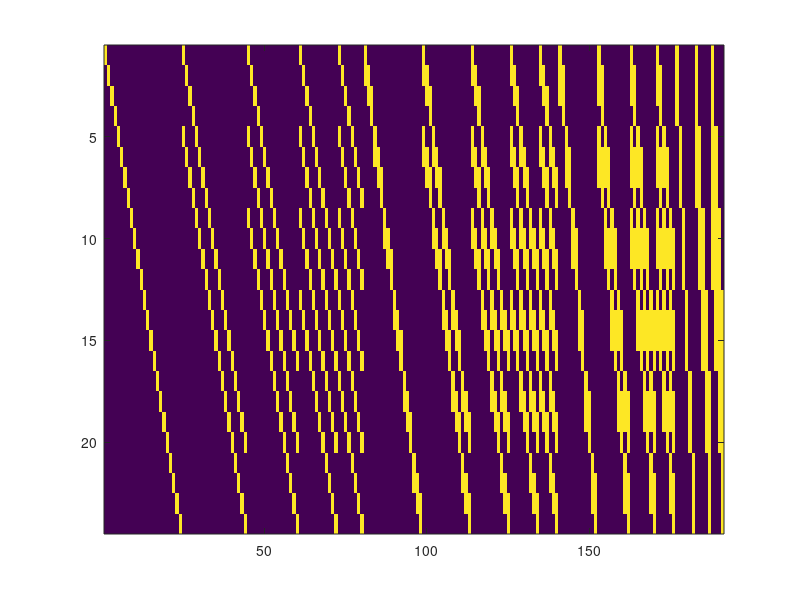
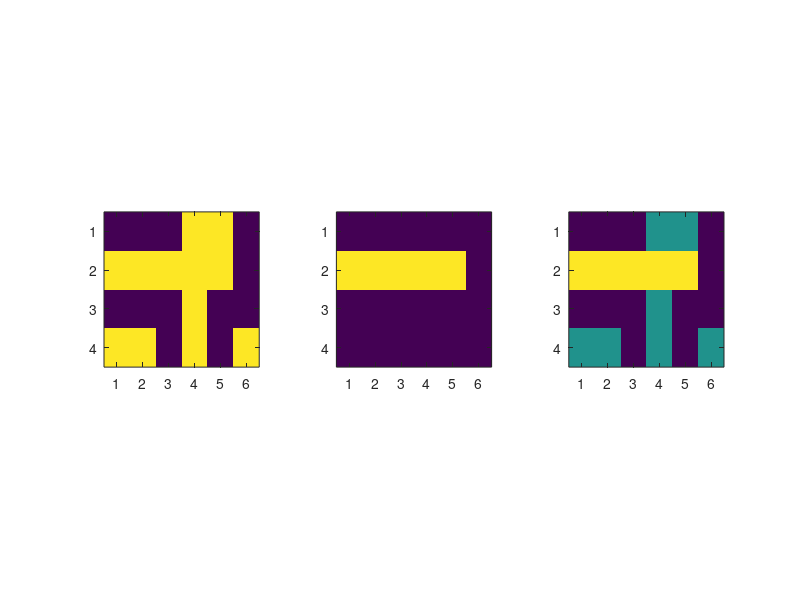

The MATLAB source for these figures, in order:
function eric_said2

%keyboard; 
% It is challenging to avoide O(N^2)...
% My first try. 


%%% Initial Matrix
m = 4
n = 6

A = round(rand(m,n));


m_max = max(sum(A,1))
n_max = max(sum(A,2))
p_rec_max = sum(sum(A))

a_vec = A(:);

mask_stack_unique = [];
mask_stack = [];
for i1 = 1:m_max
    for i2 = 1:n_max
        Mask = zeros(m,n);
        Mask([1:i1],[1:i2]) = 1;

        if sum(sum(Mask)) > p_rec_max || sum(sum(Mask)) > m_max * n_max
            break
        else

            mask = Mask(:);
            mask_stack_unique = [mask_stack_unique, mask];
            mask_stack = [mask_stack, mask];
            mask_shift = mask;
            wrap_line = i1;
            for i3 = 1:n*m
                mask_shift([2:end]) = mask_shift([1:end-1]);
                mask_shift(1) = 0;
                
                if rem(i3,m) + i1 <= m %&& %rem(i3,m) ~= 0
                    mask_stack = [mask_stack, mask_shift];
                end
                if mask_shift(end) == 1
                    break
                end
             
            end
        end
    end
end

figure(1)
imagesc(mask_stack)

rect_eval1 = a_vec' * mask_stack;
loc1 = find(rect_eval1 == sum(mask_stack,1));
rect_eval2 = rect_eval1(find(rect_eval1 == sum(mask_stack,1)));
max(rect_eval2)
loc2 = loc1(find(rect_eval2 == max(rect_eval2)))

Mask_2 = zeros(size(A));
for i1 = 1:length(loc2)
    mask_2 = mask_stack(:,loc2(i1));
    Mask_2_temp = reshape(mask_2,[m,n]);
    %if max(sum(Mask_2_temp,2)) * max(sum(Mask_2_temp,1)) == max(rect_eval2)
    wrap_eval_h = sum(Mask_2_temp,1);
    wrap_eval_v = sum(Mask_2_temp,2);
    wrap_eval_h = wrap_eval_h(find(wrap_eval_h ~= 0 ));
    wrap_eval_v = wrap_eval_v(find(wrap_eval_v ~= 0 ));
    if std(wrap_eval_h) == 0 &&  std(wrap_eval_v) == 0
        Mask_2 = Mask_2 + reshape(mask_2,[m,n]);
    end
end

figure(2);
subplot(131); imagesc(A); axis square;
subplot(132); imagesc(Mask_2); axis square;
subplot(133); imagesc(A + Mask_2); axis square;


